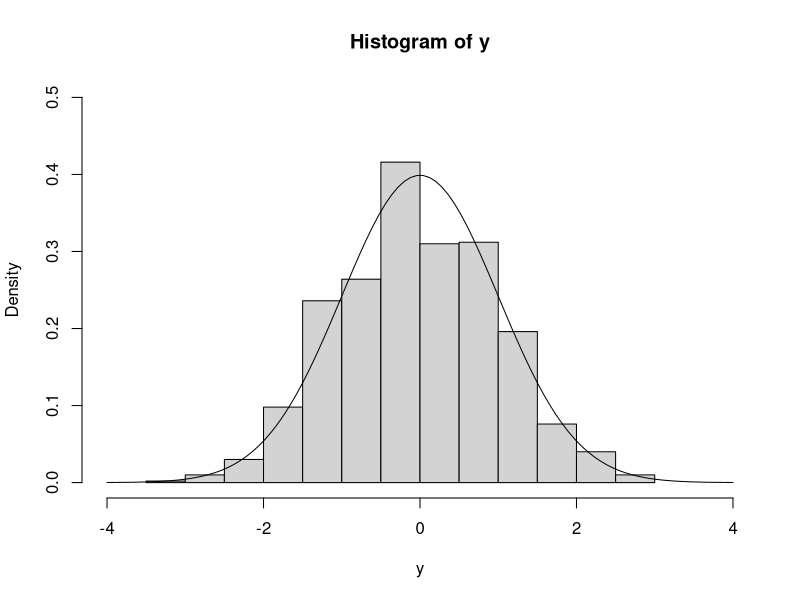

Here is the R script that generated this plot: (Note: a time limit stopped this script after it produced the figure.)
## ---- chunk 1

set.seed(1)

N<-1000
n<-1000
y<-matrix(0,N)

for (i in 1:N) {
        for (j in 1:n) {
                if (runif(1)<0.5) {
                        x<-1
                } else {
                        x<--1
                }
                y[i]<-y[i]+x
        }
}

y<-y/sqrt(n)

cat("Média = ", mean(y), "Varância =", var(y))

x<-seq(-4,4,length=100)
distx<-dnorm(x)

hist(y,freq = F,xlim=c(-4,4),ylim=c(0,0.5))
lines(x,distx)

## ---- chunk 2
set.seed(1)

p<-c(0.1,0.5,0.75)
N<-p*(1-p)*200000
n<-100
y<-matrix(0,length(N),n)

for (k in 1:n) {
        for (i in 1:length(N)) {
                for (j in 1:N[i]) {
                        if (runif(1)<p[i]) {
                                x<-1
                        } else {
                                x<-0
                        }
                        y[i,k]<-y[i,k]+x
                }
                y[i,k]<-y[i,k]/N[i]
        } 
}


erro<-abs(p-y)
erro<-erro<0.01

prob_erro<-matrix(0,length(N),n)

for (i in 1:length(N)) {
        prob_erro[i]<-sum(erro[i,])
}

cat("Frequência de erros menores que 0.01 para p=0.1", prob_erro[1])
cat("\nFrequência de erros menores que 0.01 para p=0.5", prob_erro[2])
cat("\nFrequência de erros menores que 0.01 para p=0.75", prob_erro[3])
## ---- chunk 3
set.seed(1)

p<-c(0.1,0.5,0.75)
N<-ceiling(p*(1-p)*(1.96/0.01)^2)
n<-1000
y<-matrix(0,length(N),n)

for (k in 1:n) {
        for (i in 1:length(N)) {
                for (j in 1:N[i]) {
                        if (runif(1)<p[i]) {
                                x<-1
                        } else {
                                x<-0
                        }
                        y[i,k]<-y[i,k]+x
                }
                y[i,k]<-y[i,k]/N[i]
        } 
}


erro<-abs(p-y)
erro<-erro<0.01

prob_erro<-matrix(0,length(N),n)

for (i in 1:length(N)) {
        prob_erro[i]<-sum(erro[i,])/length(erro[1,])
}

cat("Frequência de erros menores que 0.01 para p=0.1", prob_erro[1])
cat("\nFrequência de erros menores que 0.01 para p=0.5", prob_erro[2])
cat("\nFrequência de erros menores que 0.01 para p=0.75", prob_erro[3])
## ---- chunk 4
set.seed(1)

N<-200
R<-10

y<-matrix(0,R,N)

for (j in 1:R) {
        for (i in 1:N) {
                x<-rnorm(n=1)/sqrt(i)
                if (x<0.2) {
                        y[j,i]<-x
                } else {
                        y[j,i]<-x+1
                }
        }
}

par(mfrow=c(2,2))
for (i in 1:4) {
        plot(c(1:N),type="l",y[i,])
        abline(h=0.2);abline(h=-0.2)
}

## ---- chunk 5

plot(c(1:N),type="l",y[1,],xlab="N",ylab="Y_N",xlim=c(1, N),ylim=c(-1.5,2))
abline(h=0.2);abline(h=-0.2)

for (j in 2:R) {
        par(new=T)
        plot(y[j,],type='l',xlab="",ylab="",axes=F,xlim=c(1, N),ylim=c(-1.5,2))
}

## ---- chunk 6

N<-1000
k1<-490
k2<-510

Y<-0

for (k in k1:k2) {
        lnpy=-N*log(2)

        for (i in (N-k+1):N) {
                lnpy=lnpy+log(i)
        }

        for (i in 1:k) {
                lnpy=lnpy-log(i)
        }

        Y<-Y+exp(lnpy)
}

print(Y)
